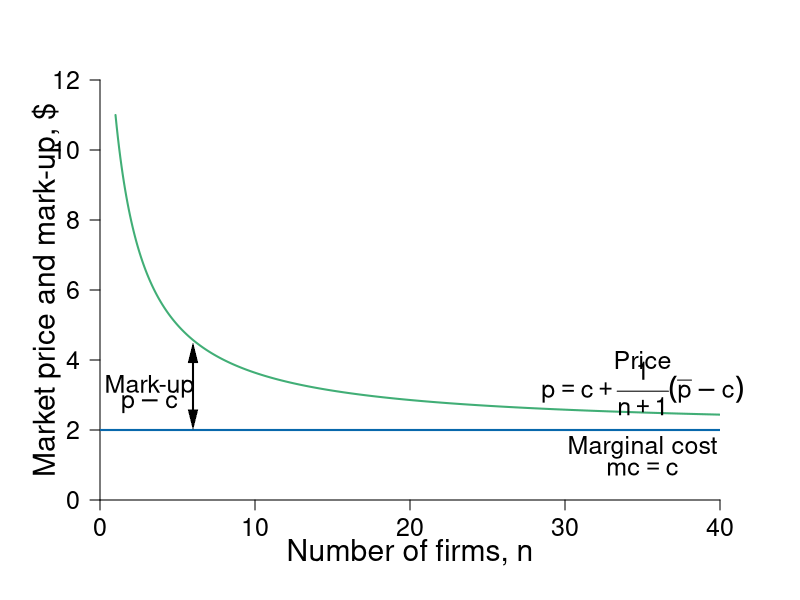

Generate this figure with R:
require(shape)
pdf(file = "competitionmarkets/markup_nfirms.pdf", width = 9, height = 7)

#Set parameters for graphics
pointsize <- 1.8
axislabelsize <- 1.8
labelsize <- 1.5
namesize <- 1.8
annotatesize <- 1.5
graphlinewidth <- 2
segmentlinewidth <- 1.5

COL <- c("#7fc97f", "#beaed4", "#fdc086", "#ffff99", "#386cb0", "#f0027f", "#bf5b17", "#666666")
COLA <- c("#e0f3db", "#99d8c9","#66c2a4","#41ae76", "#238b45", "#005824")
COLB <- c("#c6dbef", "#4eb3d3", "#2b8cbe", "#0868ac","#084081")

par(mar =  c(5, 5, 4, 4))

marketProfit <- function(n, s = 0.5, pmax = 20, c1 = 2) {
  n*(1/(n+1)^2)*(pmax - c1)^2/(s)
}

consumerSurplus <- function(n, s = 0.5, pmax = 20, c1 = 2) {
  (1/2)*(pmax - (c1 + ((1/(n+1))*(pmax -c1)  )) )*(n/(n+1))*( (pmax - c1)/(s))
}

markUp <- function(n, pmax = 20, c1 = 2) {
  c1 + (1/(n+1))*(pmax - c1)
}


xlims <- c(0, 40)
ylims <- c(0, 12)

npts <- 501 
x <- seq(xlims[1], xlims[2], length.out = npts)
y <- seq(ylims[1], ylims[2], length.out = npts) 
a <- c(46.08, 55, 64)
b <- c(46.08, 55, 64)


#B's value when at A's bliss point
#0.35*log(5.88) + 0.35*log(8.88) + 0.5*log(10 - 5.88) + 0.5*log(15 - 8.88) 

#B's bliss point x = 4.11765; y = 6.17647
#A's value when at A's bliss point
#0.5*log(4.11765) + 0.5*log(6.17647) + 0.35*log(10 - 4.11765) + 0.35*log(15 - 6.17647) 


plot(0, 0, xlim = xlims, ylim = ylims, type = "n",
     xlab = expression(paste("")),
     ylab = expression(paste("")), 
     xaxt = "n", 
     yaxt = "n", 
     cex.lab = axislabelsize, 
     bty = "n",
     xaxs="i", 
     yaxs="i")

ticksy <- seq(from = 0, to = ylims[2], by = 2)
ylabels <- seq(from = 0, to = ylims[2], by = 2)
ticksx <- seq(from = 0, to = xlims[2], by = 10)
xlabels <- seq(from = 0, to = xlims[2], by = 10)
# ticksy <- c(0, ylims[2])
# ylabels <- c(NA, NA)
# ticksx <- c(0, xlims[2])
# xlabels <- c(NA, NA)

axis(1, at = ticksx, pos = 0, labels = xlabels, cex.axis = labelsize)

#text(x = c(0, 12, 18, 36, xlims[2]), par("usr")[3] - 0.4, labels = xlabels, srt = 0, pos = 1, xpd = TRUE)

axis(2, at = ticksy, pos = 0, labels = ylabels, las = 1, cex.axis = labelsize)

npts <- 500 
xx1 <- seq(xlims[1], xlims[2], length.out = npts)
xx2 <- seq(1, xlims[2], length.out = npts)

lines(xx2, markUp(xx2, pmax = 20, c1 = 2), col = COLA[4], lwd = graphlinewidth)
#lines(xx2, marketProfit(xx2, s = 1/2, pmax = 20, c1 = 2), col = COLB[4], lwd = graphlinewidth)

segments(0, 2, xlims[2], 2, lty = 1, col = COLB[4] , lwd = graphlinewidth)
# segments(12, 0, 12, 12, lty = 2, col = "gray" , lwd = segmentlinewidth)

#mtext(expression(paste("A's output, ", x^A)), side=1, line = 2.5, cex = axislabelsize)
text(0.5*(xlims[2]), -1.5, expression(paste("Number of firms, ", n)), xpd = TRUE, cex = axislabelsize) 
text(-3.5, 0.5*ylims[2], expression(paste("Market price and mark-up, $")), xpd = TRUE, cex = axislabelsize, srt = 90) 

#segments(4.11765, 6.17647, 5.88, 8.88, lty = 1, col = COL[2] , lwd = graphlinewidth)
#text(7.3, 3, expression("Pareto Efficient"))
#text(7.3, 2.5, expression("Curve"))
#Arrows(7.3, 3.5, 7.3, 6.1, col = "black", lty = 1, lwd = 2, arr.type = "triangle", arr.lwd = 0.5)

#Label the iso-welfare functions for the HG, Aisha
# text(3.8, 1.5, expression(u[1]^A))
# text(4.6, 1.5, expression(u[2]^A))
# text(5.5, 1.5, expression(u[3]^A))
#text(6.6, 8.3, expression(u[4]^A))

#Label the indifference curves for the HG, Betty
# text(7.6, 17, expression(u[1]^B))
# text(6.75, 17, expression(u[2]^B))
# text(6, 17, expression(u[3]^B))
#text(3.4, 6.9, expression(v[4]^B))

#Label point i. 
# points(12, 12, pch = 16, col = "black", cex = 1.5)
# text(16.5, 12.5, expression(paste("Nash Equilibrium")))
# text(11.3, 11.3, expression(paste("n")))

#Annotate Pareto Efficient Curve and relevant points
# segments(8, 6, 6, 8, lty = 1, col = COL[2] , lwd = graphlinewidth)
# points(6, 8, pch = 16, col = "black", cex = 1.5)
# text(6, 8.5, expression(paste("g")))
# 
# points(8, 6, pch = 16, col = "black", cex = 1.5)
# text(7, 7.5, expression(paste("i")))
# 
# points(7, 7, pch = 16, col = "black", cex = 1.5)
# text(8, 6.5, expression(paste("f")))

#points(5.84, 8.77, pch = 16, col = "black", cex = 1.5)

#Mark-up
text(3.2, 3.25, expression(paste("Mark-up")), cex = labelsize)
text(3.2, 2.75, expression(paste(p - c)), cex = labelsize)

#text(14, 6, expression(paste("function")))
Arrows(6, 2.3, 6, 4.2, col = "black", lty = 1, code = 3, lwd = 2, arr.type = "triangle", arr.lwd = 0.5)

#Label price
text(35, 4, expression(paste("Price")), cex = labelsize)
text(35, 3.2, expression(paste(p == c + frac(1, n + 1)*(bar(p) - c))), cex = labelsize, xpd = TRUE)

text(35, 1.5, expression(paste("Marginal cost")), cex = labelsize)
text(35, 0.9, expression(paste(mc == c)), cex = labelsize)




dev.off()
